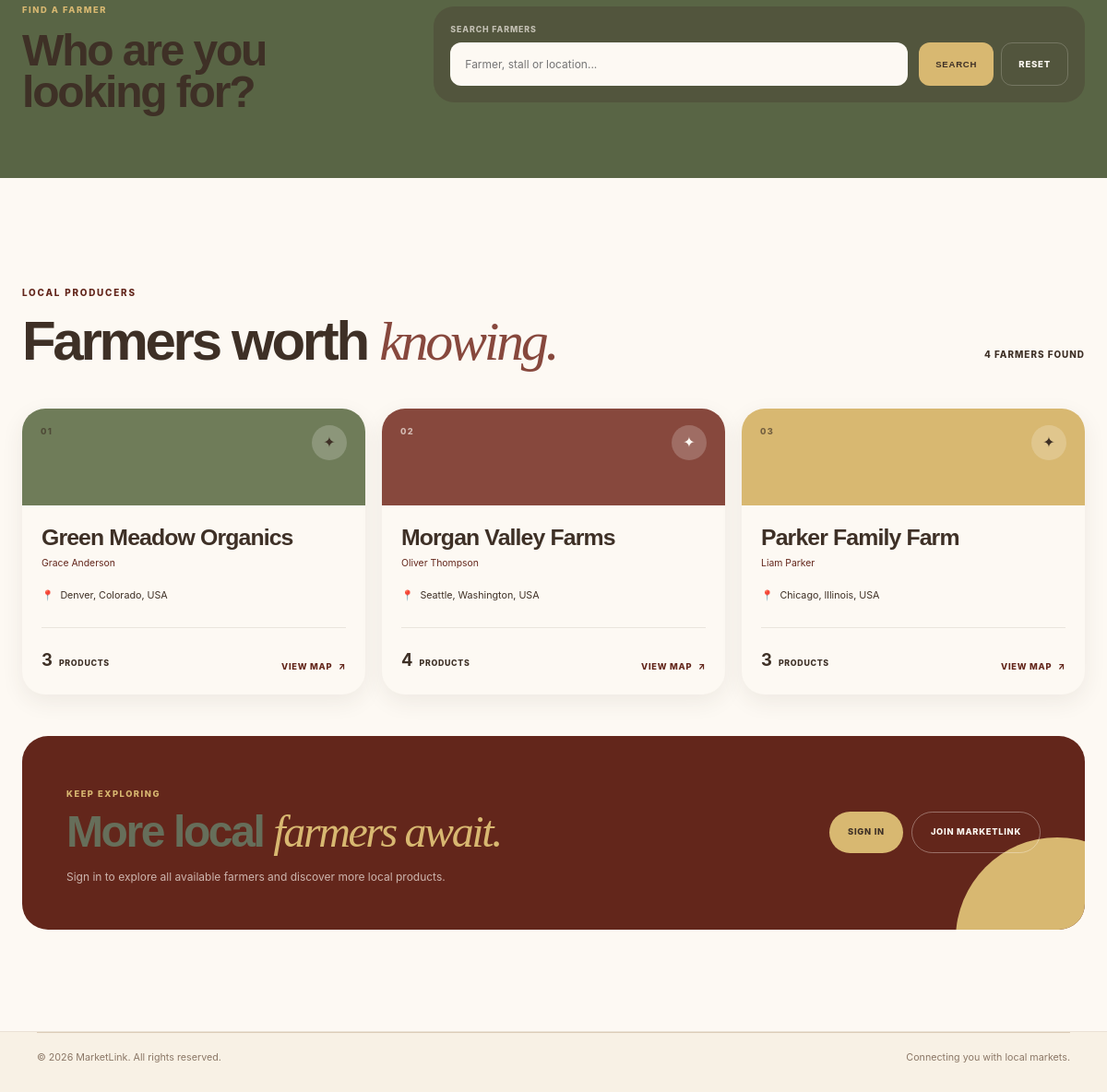
Before: /public/farmers.php (lower part) with the older database file.
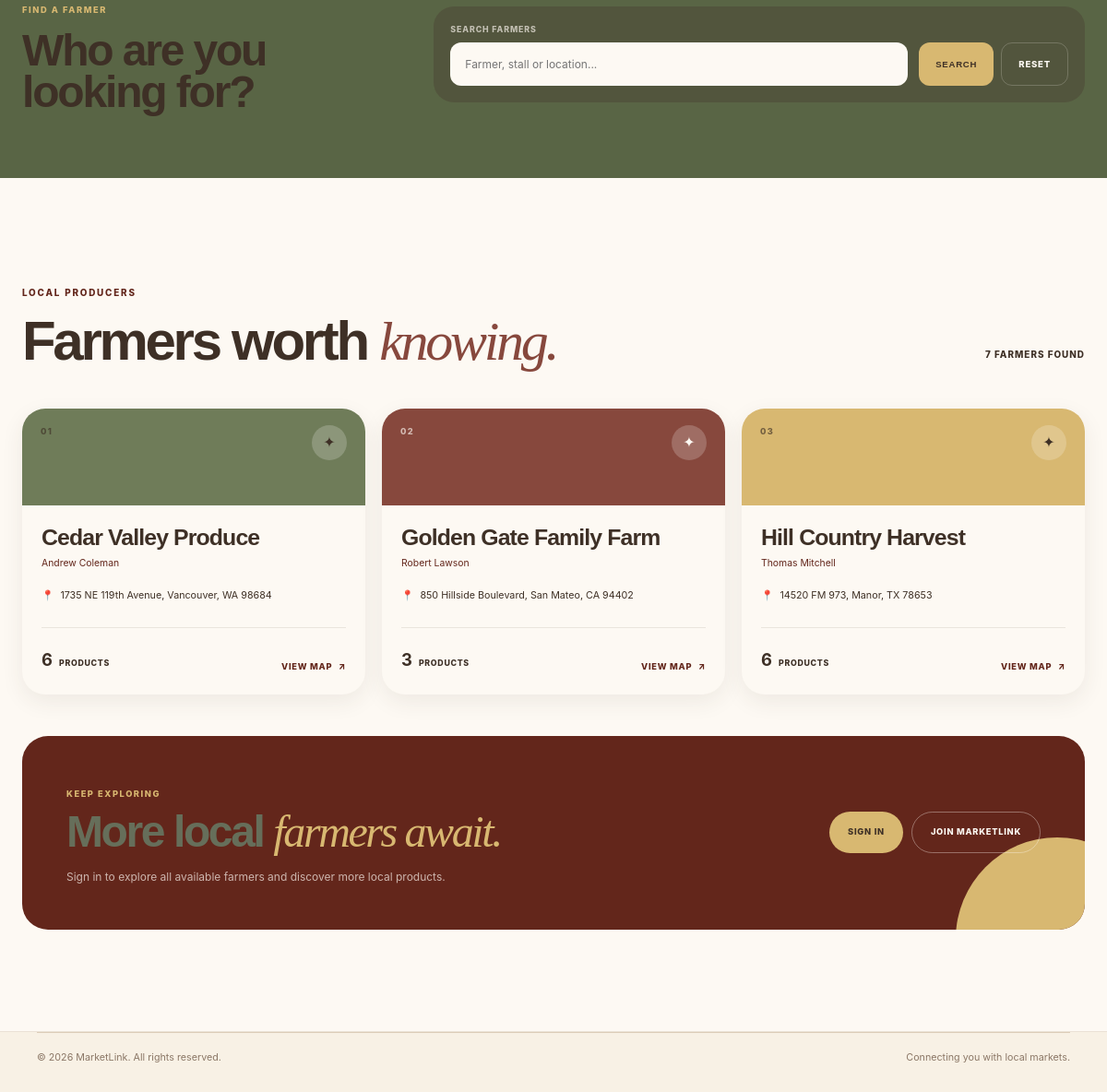
After: the same page with the newer database file.
### tables this page shows
CREATE TABLE `farmers` (
  `id` int(10) UNSIGNED NOT NULL,
  `user_id` int(10) UNSIGNED NOT NULL,
  `stall_name` varchar(150) NOT NULL,
  `contact_person` varchar(100) DEFAULT NULL,
  `description` text DEFAULT NULL,
  `address` varchar(255) DEFAULT NULL,
  `latitude` decimal(10,8) DEFAULT NULL,
  `longitude` decimal(11,8) DEFAULT NULL,
  `approval_status` enum('pending','approved','rejected') NOT NULL DEFAULT 'pending',
  `created_at` timestamp NOT NULL DEFAULT current_timestamp(),
  `updated_at` timestamp NOT NULL DEFAULT current_timestamp() ON UPDATE current_timestamp()
);

### includes/functions.php (called while the page is built, shortened)
<?php
function e($value): string
{
    return htmlspecialchars(
        (string) $value,
        ENT_QUOTES,
        'UTF-8'
    );
}

### public/farmers.php (the view, shortened to what the changed rows need)
<?php
require_once '../config/database.php';
require_once '../includes/functions.php';
$sql = "
    SELECT
        f.id,
        f.stall_name,
        f.contact_person,
        f.description,
        f.address,
        f.latitude,
        f.longitude,
        f.created_at,
        COUNT(DISTINCT p.id) AS product_count
    FROM farmers f
    LEFT JOIN products p
        ON p.farmer_id = f.id
        AND p.is_available = 1
        AND p.moderation_status = 'approved'
    WHERE f.approval_status = 'approved'
";
$sql .= "
    GROUP BY
        f.id,
        f.stall_name,
        f.contact_person,
        f.description,
        f.address,
        f.latitude,
        f.longitude,
        f.created_at
    ORDER BY f.stall_name ASC
";
$stmt = $conn->prepare($sql);
$stmt->execute();
$result = $stmt->get_result();
$farmers = [];
while ($row = $result->fetch_assoc()) {
    $farmers[] = $row;
}
$visibleFarmers = array_slice($farmers, 0, 3);
$hasMoreFarmers = count($farmers) > 3;
?>
<!DOCTYPE html>
<html lang="en">
<head>
    <link
        rel="stylesheet"
        href="../assets/css/base.css"
    >
    <link
        rel="stylesheet"
        href="../assets/css/homepage.css"
    >
    <link
        rel="stylesheet"
        href="../assets/css/farmers.css"
    >
</head>
<body>
    <main class="farmers-page">
    <section class="farmers-filters">
        <div class="container">
            <div class="farmers-filter-inner">
                <div class="farmers-filter-copy">
                    <h2>
                        Who are you
                        looking for?
                    </h2>
                </div>
            </div>
        </div>
    </section>
    <section class="farmers-results">
        <div class="container">
            <div class="farmers-result-header">
                <div>
                    <span class="farmers-eyebrow">
                    </span>
                    <h2>
                        Farmers worth
                        <em>knowing.</em>
                    </h2>
                </div>
                <p>
                    <?= e(count($farmers)) ?>
                    <?= count($farmers) === 1 ? 'farmer' : 'farmers' ?>
                    found
                </p>
            </div>
            <?php if (empty($farmers)): ?>
                <section class="farmers-empty">
                    <span>✦</span>
                    <h2>
                        No Farmers Found
                    </h2>
                    <p>
                        Try changing your search and see
                        what else is nearby.
                    </p>
                    <a
                        href="farmers.php"
                        class="farmers-empty-btn"
                    >
                        View All Farmers
                    </a>
                </section>
            <?php else: ?>
                <div class="farmers-grid">
                    <?php foreach ($visibleFarmers as $index => $farmer): ?>
                        <article class="farmer-card">
                            <header class="farmer-header">
                                <span class="farmer-number">
                                    <?= str_pad(
                                        $index + 1,
                                        2,
                                        '0',
                                        STR_PAD_LEFT
                                    ) ?>
                                </span>
                                <div class="farmer-symbol">
                                    ✦
                                </div>
                            </header>
                            <div class="farmer-body">
                                <h2>
                                    <?= e(
                                        $farmer['stall_name']
                                    ) ?>
                                </h2>
                                <?php if (
                                    !empty($farmer['contact_person'])
                                ): ?>
                                    <p class="farmer-contact">
                                        <?= e(
                                            $farmer['contact_person']
                                        ) ?>
                                    </p>
                                <?php endif; ?>
                                <?php if (
                                    !empty($farmer['address'])
                                ): ?>
                                    <div class="farmer-location">
                                        <span>📍</span>
                                        <span>
                                            <?= e(
                                                $farmer['address']
                                            ) ?>
                                        </span>
                                    </div>
                                <?php endif; ?>
                                <div class="farmer-card-footer">
                                    <div class="farmer-product-count">
                                        <strong>
                                            <?= e(
                                                $farmer['product_count']
                                            ) ?>
                                        </strong>
                                        <span>
                                            Products
                                        </span>
                                    </div>
                                    <?php if (
                                        !empty($farmer['latitude']) &&
                                        !empty($farmer['longitude'])
                                    ): ?>
                                        <a
                                            href="https://www.google.com/maps/search/?api=1&query=<?= e($farmer['latitude']) ?>,<?= e($farmer['longitude']) ?>"
                                            class="map-link"
                                            target="_blank"
                                            rel="noopener noreferrer"
                                        >
                                            View Map
                                            <span>↗</span>
                                        </a>
                                    <?php endif; ?>
                                </div>
                            </div>
                        </article>
                    <?php endforeach; ?>
                </div>
                <?php if ($hasMoreFarmers): ?>
                    <section class="farmers-signin-cta">
                        <div class="farmers-cta-copy">
                            <h2 style="color: #666e5a">
                                More local
                                <em>farmers await.</em>
                            </h2>
                        </div>
                    </section>
                <?php endif; ?>
            <?php endif; ?>
        </div>
    </section>
</main>
</body>
</html>

Changed rows visible on the page:
no longer on this page (row edited): farmers: index "02", stall_name "Morgan Valley Farms", contact_person "Oliver Thompson", address "Seattle, Washington, USA", product_count "4"
no longer on this page (row edited): farmers: index "03", stall_name "Parker Family Farm", contact_person "Liam Parker", address "Chicago, Illinois, USA", product_count "3"
changed farmers: stall_name "Green Meadow Organics" → "Cedar Valley Produce"; contact_person "Grace Anderson" → "Andrew Coleman"; address "Denver, Colorado, USA" → "1735 NE 119th Avenue, Vancouver, WA 98684"; product_count "3" → "6"
added farmers: index "02", stall_name "Golden Gate Family Farm", contact_person "Robert Lawson", address "850 Hillside Boulevard, San Mateo, CA 94402", product_count "3"
now on this page (row edited): farmers: index "03", stall_name "Hill Country Harvest", contact_person "Thomas Mitchell", address "14520 FM 973, Manor, TX 78653", product_count "6"
Other visible differences:
count($farmers): "4" → "7"
